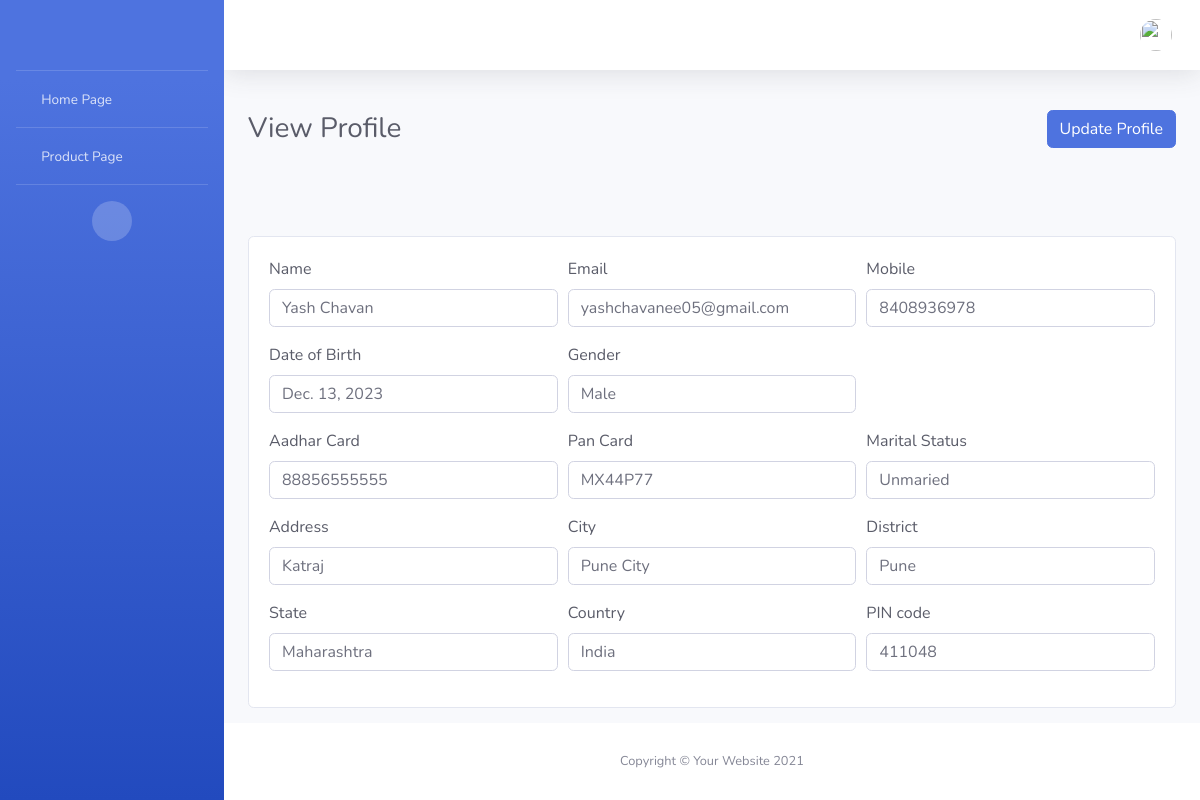
The app's page /edit/1/, older data.
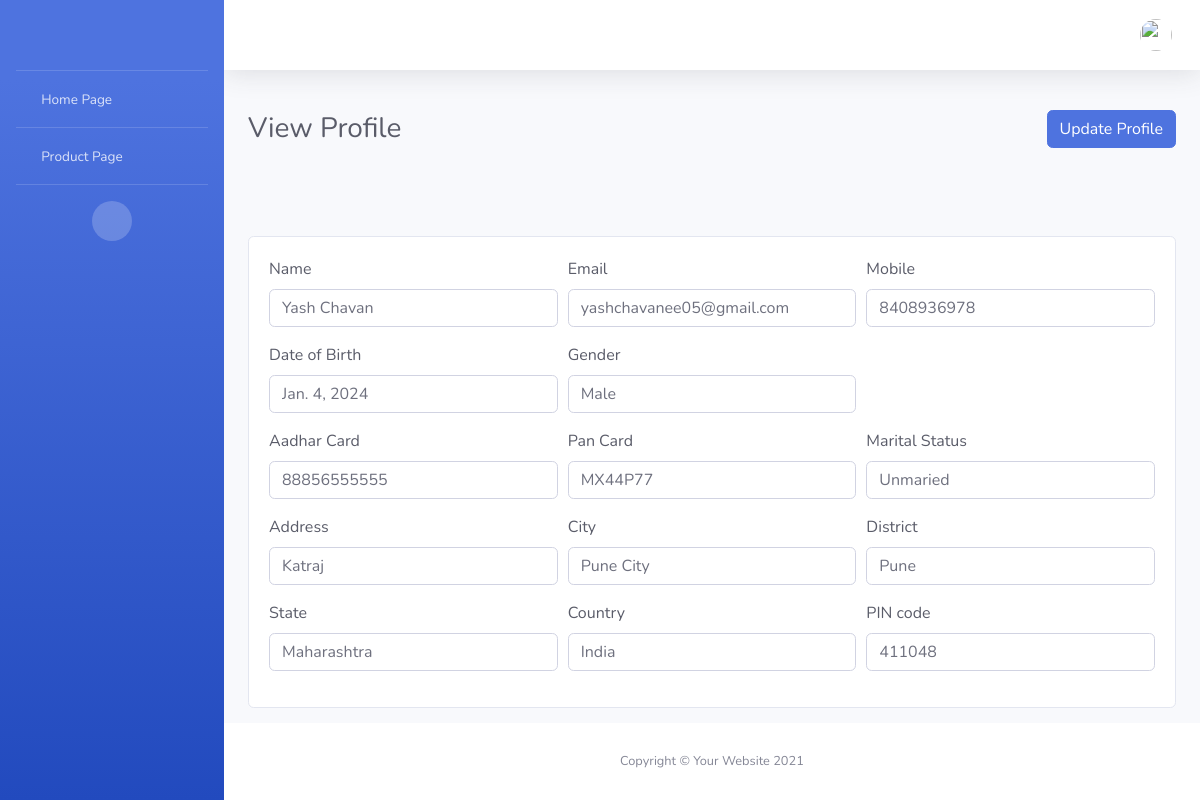
The same page, newer data.
### login/models.py (models this page shows, shortened)
class Register(models.Model):
    user_id = models.AutoField(primary_key=True, unique=True)
    user_name = models.CharField(max_length=100)
    user_email = models.EmailField(max_length=100)
    user_phone = models.CharField(max_length=50)
    user_dob = models.DateField()
    gender = models.CharField(max_length=100)
    aadhar = models.CharField(max_length=20)
    pan = models.CharField(max_length=20)
    marital_status = models.CharField(max_length=100)
    address = models.CharField(max_length=100)
    city = models.CharField(max_length=100)
    district = models.CharField(max_length=100)
    state = models.CharField(max_length=100)
    country = models.CharField(max_length=100)
    pin_code = models.CharField(max_length=20)

### login/views.py (the view)
# urls.py: path('edit/<int:user_id>/', views.edit, name='edit'),
def edit(request, user_id):
    edit_instance = Register.objects.get(user_id=user_id)
    return render(request, 'view_profile.html', {'edit': edit_instance})

### login/templates/view_profile.html (shortened to what this page needs)
{% extends 'web_base.html' %}
{% load static %}
{% block content_page %}
<div class="container-fluid">
        <div class="d-sm-flex align-items-center justify-content-between mb-4">
            <h1 class="h3 my-3 text-gray-800">View Profile</h1>
            <a href="{% url 'update_data' user_id=request.user.id %}" class="btn btn-primary my-3">Update Profile</a>
        </div>
        <div class="row">
            <div class="col-12 mt-5">
                <div class="card">
                    <div class="card-body">
                        <div class="form-row">
                            <div class="form-group col-lg-4">
                                <label class="text-dark">Name</label>
                                <input type="text" class="form-control"  value="{{edit.user_name}}">
                            </div>
                            <div class="form-group col-lg-4">
                                <label class="text-dark">Email</label>
                                <input type="text" class="form-control"  value="{{edit.user_email}}">
                            </div>
                            <div class="form-group col-lg-4">
                                <label class="text-dark">Mobile</label>
                                <input type="text" class="form-control"  value="{{edit.user_phone}}">
                            </div>
                        </div>
                        <div class="form-row">
                            <div class="form-group col-lg-4">
                                <label class="text-dark">Date of Birth</label>
                                <input type="text" class="form-control"  value='{{edit.user_dob}}'>
                            </div>
                            <div class="form-group col-lg-4">
                                <label class="text-dark">Gender</label>
                                <input type="text" class="form-control"  value="{{edit.gender}}">
                            </div>
                        </div>
                        <div class="form-row">
                            <div class="form-group col-lg-4">
                                <label class="text-dark">Aadhar Card</label>
                                <input type="text" class="form-control"  value="{{edit.aadhar}}">
                            </div>
                            <div class="form-group col-lg-4">
                                <label class="text-dark">Pan Card</label>
                                <input type="text" class="form-control" value="{{edit.pan}}">
                            </div>
                            <div class="form-group col-lg-4">
                                <label class="text-dark">Marital Status</label>
                                <input type="text" class="form-control"  value="{{edit.marital_status}}">
                            </div>
                        </div>
                        <div class="form-row">
                            <div class="form-group col-lg-4">
                                <label class="text-dark">Address</label>
                                <input type="text" class="form-control" value="{{edit.address}}">
                            </div>
                            <div class="form-group col-lg-4">
                                <label class="text-dark">City</label>
                                <input type="text" class="form-control" value="{{edit.city}}">
                            </div>
                            <div class="form-group col-lg-4">
                                <label class="text-dark">District</label>
                                <input type="text" class="form-control" value="{{edit.district}}">
                            </div>
                        </div>
                        <div class="form-row">
                            <div class="form-group col-lg-4">
                                <label class="text-dark">State</label>
                                <input type="text" class="form-control"  value="{{edit.state}}">
                            </div>
                            <div class="form-group col-lg-4">
                                <label class="text-dark">Country</label>
                                <input type="text" class="form-control"  value="{{edit.country}}">
                            </div>
                            <div class="form-group col-lg-4">
                                <label class="text-dark">PIN code</label>
                                <input type="text" class="form-control"  value="{{edit.pin_code}}">
                            </div>
                        </div>
                    </div>
                </div>
            </div>
        </div>
</div>
{% endblock %}

### login/templates/web_base.html (shortened to what this page needs)
{% load static %}
<!DOCTYPE html>
<html lang="en">
<head>
    <link href="{% static 'vendor/fontawesome-free/css/all.min.css' %}" rel="stylesheet" type="text/css">
    <link href='https://unpkg.com/boxicons@2.1.4/css/boxicons.min.css' rel='stylesheet'>
    <link href="{% static 'css/sb-admin-2.min.css' %}" rel="stylesheet">
</head>
<body id="page-top">
    <div id="wrapper">
        <ul class="navbar-nav bg-gradient-primary sidebar sidebar-dark accordion" id="accordionSidebar">
            <a class="sidebar-brand d-flex align-items-center justify-content-center" href="{% url 'home_page' %}">
                <div class="sidebar-brand-icon rotate-n-15">
                    <i class="fas fa-laugh-wink"></i>
                </div>
            </a>
            <hr class="sidebar-divider my-0">
            <li class="nav-item">
                <a href="{% url 'home_page' %}" class="nav-link">
                    <i class="fas fa-fw fa-folder"></i>
                    <span>Home Page</span>
                </a>
            </li>
            <hr class="sidebar-divider my-0">
            <li class="nav-item">
                <a href="{% url 'product' %}" class="nav-link">
                    <i class="fas fa-fw fa-folder"></i>
                    <span>Product Page</span>
                </a>
            </li>
            <hr class="sidebar-divider d-none d-md-block">
            <div class="text-center d-none d-md-inline">
                <button class="rounded-circle border-0" id="sidebarToggle"></button>
            </div>
        </ul>
        <div id="content-wrapper" class="d-flex flex-column">
            <div id="content">
                <nav class="navbar navbar-expand navbar-light bg-white topbar mb-4 static-top shadow">
                    <ul class="navbar-nav ml-auto">
                        <li class="nav-item dropdown no-arrow">
                            <a class="nav-link dropdown-toggle" href="#" id="userDropdown" role="button"
                                data-toggle="dropdown" aria-haspopup="true" aria-expanded="false">
                                <img class="img-profile rounded-circle"
                                    src="{% static 'img/undraw_profile.svg' %}">
                            </a>
                        </li>
                    </ul>
                </nav>
                {% block content_page %}
                {% endblock %}
            </div>
            <footer class="sticky-footer bg-white">
                <div class="container my-auto">
                    <div class="copyright text-center my-auto">
                        <span>Copyright &copy; Your Website 2021</span>
                    </div>
                </div>
            </footer>
        </div>
    </div>
</body>
</html>

Row changes from the older to the newer data that the page shows:
changed Register "Yash Chavan": user_dob "Dec. 13, 2023" → "Jan. 4, 2024"
